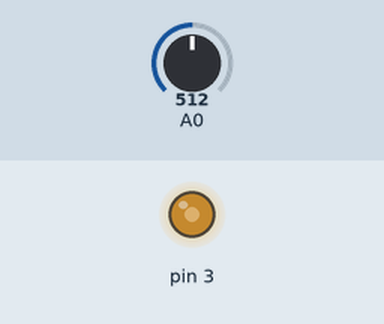
Recording of a sketch running on a simulated Arduino Uno, built with avr-gcc and run on an emulated ATmega328P. Parts: output pins drawn as LEDs (lit = HIGH). The test bench sets the inputs (shaded band); at power-on: A0 = 512.

Above: at 1.2 s.
1.3 s: A0 set to 716
At 2.4 s:
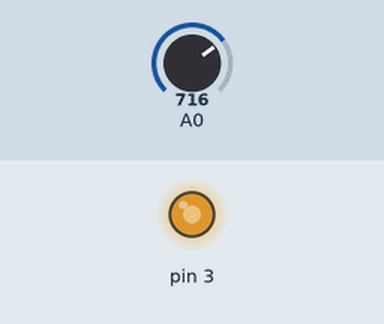
2.8 s: A0 set to 900
At 3.6 s:
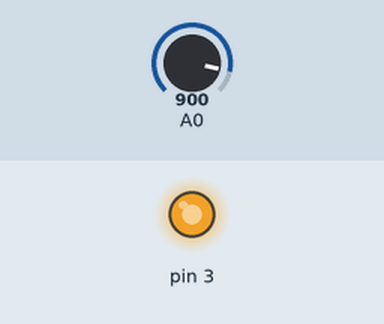
4.3 s: A0 set to 122
At 4.7 s:
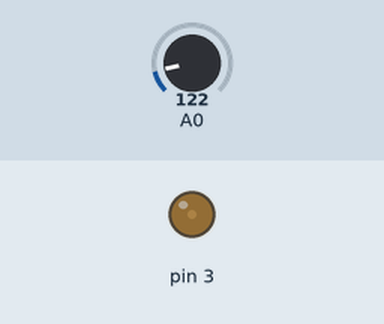
5.8 s: A0 set to 0
At 7.0 s:
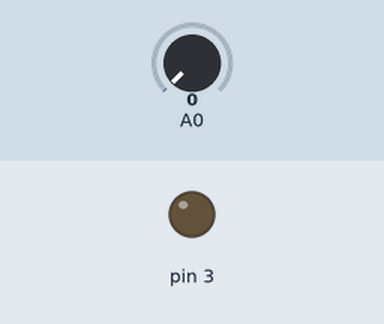
7.3 s: A0 set to 511
At 8.2 s:
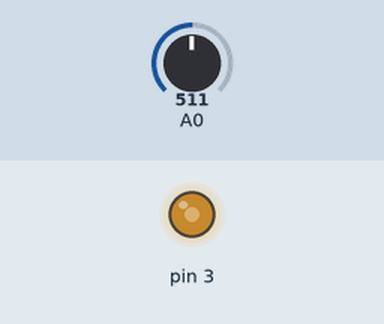
Timing chart, 0 to 9.8 s (numbered marks = the images above; inputs shaded):
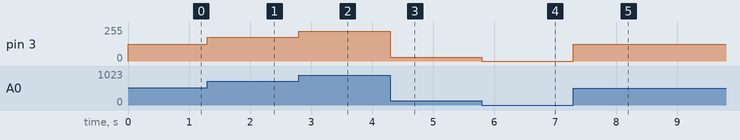

The sketch:

pinwheel.ino
```cpp
#include <NewPing.h>
#include <Servo.h>
#include "PotSensor.h"
#include "Motor.h"

PotSensor pot(A0);
Motor motor(3, false);

void setup()
{

}

void loop()
{
    motor.setSpeed(pot.getPercent());
}
```

Measured:
- after the input at 1.3 s, pin 3: 127/255 → 178/255 at once
- after the input at 2.8 s, pin 3: 178/255 → 224/255 at once
- after the input at 4.3 s, pin 3: 224/255 → 30/255 at once
- after the input at 5.8 s, pin 3: 30/255 → 0/255 at once
- after the input at 7.3 s, pin 3: 0/255 → 127/255 at once
